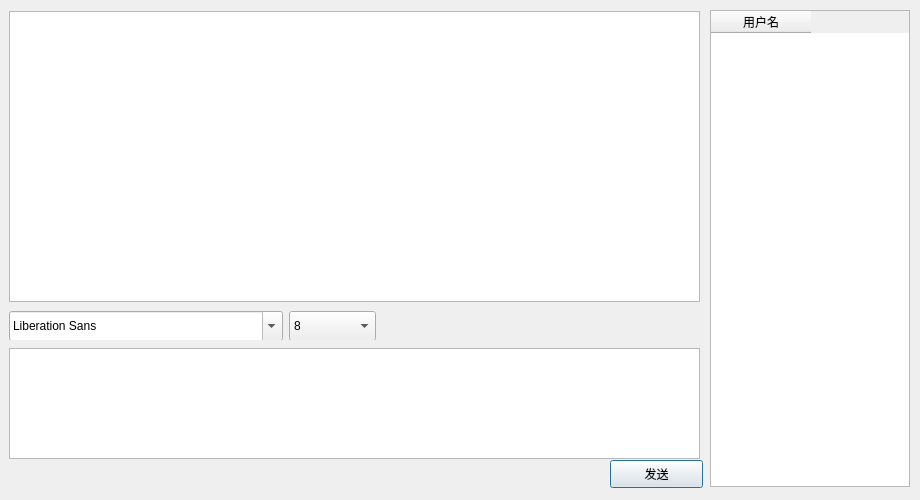
<?xml version="1.0" encoding="UTF-8"?>
<ui version="4.0">
 <class>ChatDialog</class>
 <widget class="QDialog" name="ChatDialog">
  <property name="geometry">
   <rect>
    <x>0</x>
    <y>0</y>
    <width>920</width>
    <height>500</height>
   </rect>
  </property>
  <property name="minimumSize">
   <size>
    <width>920</width>
    <height>500</height>
   </size>
  </property>
  <property name="maximumSize">
   <size>
    <width>920</width>
    <height>500</height>
   </size>
  </property>
  <property name="windowTitle">
   <string>Dialog</string>
  </property>
  <widget class="QPushButton" name="pb_send">
   <property name="geometry">
    <rect>
     <x>610</x>
     <y>460</y>
     <width>93</width>
     <height>28</height>
    </rect>
   </property>
   <property name="minimumSize">
    <size>
     <width>93</width>
     <height>28</height>
    </size>
   </property>
   <property name="maximumSize">
    <size>
     <width>93</width>
     <height>28</height>
    </size>
   </property>
   <property name="styleSheet">
    <string notr="true"/>
   </property>
   <property name="text">
    <string>发送</string>
   </property>
  </widget>
  <widget class="QTableWidget" name="tableWidget">
   <property name="geometry">
    <rect>
     <x>710</x>
     <y>10</y>
     <width>200</width>
     <height>477</height>
    </rect>
   </property>
   <property name="minimumSize">
    <size>
     <width>200</width>
     <height>477</height>
    </size>
   </property>
   <property name="maximumSize">
    <size>
     <width>200</width>
     <height>477</height>
    </size>
   </property>
   <column>
    <property name="text">
     <string>用户名</string>
    </property>
   </column>
  </widget>
  <widget class="QFrame" name="frame_2">
   <property name="geometry">
    <rect>
     <x>0</x>
     <y>0</y>
     <width>713</width>
     <height>471</height>
    </rect>
   </property>
   <property name="frameShape">
    <enum>QFrame::NoFrame</enum>
   </property>
   <layout class="QVBoxLayout" name="verticalLayout">
    <item>
     <widget class="QTextBrowser" name="tb_chat">
      <property name="minimumSize">
       <size>
        <width>691</width>
        <height>291</height>
       </size>
      </property>
      <property name="maximumSize">
       <size>
        <width>691</width>
        <height>291</height>
       </size>
      </property>
      <property name="styleSheet">
       <string notr="true"/>
      </property>
     </widget>
    </item>
    <item>
     <widget class="QWidget" name="widget" native="true">
      <property name="minimumSize">
       <size>
        <width>691</width>
        <height>30</height>
       </size>
      </property>
      <property name="maximumSize">
       <size>
        <width>691</width>
        <height>30</height>
       </size>
      </property>
      <widget class="QWidget" name="layoutWidget">
       <property name="geometry">
        <rect>
         <x>0</x>
         <y>0</y>
         <width>691</width>
         <height>32</height>
        </rect>
       </property>
       <layout class="QHBoxLayout" name="horizontalLayout">
        <item>
         <widget class="QFontComboBox" name="fontCbx">
          <property name="minimumSize">
           <size>
            <width>260</width>
            <height>30</height>
           </size>
          </property>
          <property name="maximumSize">
           <size>
            <width>279</width>
            <height>30</height>
           </size>
          </property>
         </widget>
        </item>
        <item>
         <widget class="QComboBox" name="sizeCbx">
          <property name="minimumSize">
           <size>
            <width>87</width>
            <height>30</height>
           </size>
          </property>
          <property name="maximumSize">
           <size>
            <width>87</width>
            <height>30</height>
           </size>
          </property>
          <item>
           <property name="text">
            <string>8</string>
           </property>
          </item>
          <item>
           <property name="text">
            <string>9</string>
           </property>
          </item>
          <item>
           <property name="text">
            <string>10</string>
           </property>
          </item>
          <item>
           <property name="text">
            <string>11</string>
           </property>
          </item>
          <item>
           <property name="text">
            <string>12</string>
           </property>
          </item>
          <item>
           <property name="text">
            <string>13</string>
           </property>
          </item>
          <item>
           <property name="text">
            <string>14</string>
           </property>
          </item>
          <item>
           <property name="text">
            <string>15</string>
           </property>
          </item>
          <item>
           <property name="text">
            <string>16</string>
           </property>
          </item>
          <item>
           <property name="text">
            <string>17</string>
           </property>
          </item>
          <item>
           <property name="text">
            <string>18</string>
           </property>
          </item>
          <item>
           <property name="text">
            <string>19</string>
           </property>
          </item>
          <item>
           <property name="text">
            <string>20</string>
           </property>
          </item>
          <item>
           <property name="text">
            <string>21</string>
           </property>
          </item>
          <item>
           <property name="text">
            <string>7</string>
           </property>
          </item>
          <item>
           <property name="text">
            <string>6</string>
           </property>
          </item>
          <item>
           <property name="text">
            <string>5</string>
           </property>
          </item>
          <item>
           <property name="text">
            <string>4</string>
           </property>
          </item>
          <item>
           <property name="text">
            <string>3</string>
           </property>
          </item>
          <item>
           <property name="text">
            <string>2</string>
           </property>
          </item>
         </widget>
        </item>
        <item>
         <widget class="QPushButton" name="pb_tool1">
          <property name="minimumSize">
           <size>
            <width>30</width>
            <height>30</height>
           </size>
          </property>
          <property name="maximumSize">
           <size>
            <width>30</width>
            <height>30</height>
           </size>
          </property>
          <property name="styleSheet">
           <string notr="true"/>
          </property>
          <property name="text">
           <string/>
          </property>
          <property name="icon">
           <iconset resource="resource.qrc">
            <normaloff>:/images/bold.png</normaloff>:/images/bold.png</iconset>
          </property>
          <property name="iconSize">
           <size>
            <width>26</width>
            <height>26</height>
           </size>
          </property>
          <property name="checkable">
           <bool>true</bool>
          </property>
          <property name="checked">
           <bool>false</bool>
          </property>
          <property name="flat">
           <bool>true</bool>
          </property>
         </widget>
        </item>
        <item>
         <widget class="QPushButton" name="pb_tool2">
          <property name="minimumSize">
           <size>
            <width>30</width>
            <height>30</height>
           </size>
          </property>
          <property name="maximumSize">
           <size>
            <width>30</width>
            <height>30</height>
           </size>
          </property>
          <property name="styleSheet">
           <string notr="true"/>
          </property>
          <property name="text">
           <string/>
          </property>
          <property name="icon">
           <iconset resource="resource.qrc">
            <normaloff>:/images/under.png</normaloff>:/images/under.png</iconset>
          </property>
          <property name="iconSize">
           <size>
            <width>26</width>
            <height>26</height>
           </size>
          </property>
          <property name="checkable">
           <bool>true</bool>
          </property>
          <property name="checked">
           <bool>false</bool>
          </property>
          <property name="flat">
           <bool>true</bool>
          </property>
         </widget>
        </item>
        <item>
         <widget class="QPushButton" name="pb_tool13">
          <property name="minimumSize">
           <size>
            <width>30</width>
            <height>30</height>
           </size>
          </property>
          <property name="maximumSize">
           <size>
            <width>30</width>
            <height>30</height>
           </size>
          </property>
          <property name="text">
           <string/>
          </property>
          <property name="icon">
           <iconset resource="resource.qrc">
            <normaloff>:/images/textitalic.png</normaloff>:/images/textitalic.png</iconset>
          </property>
          <property name="iconSize">
           <size>
            <width>26</width>
            <height>26</height>
           </size>
          </property>
          <property name="flat">
           <bool>true</bool>
          </property>
         </widget>
        </item>
        <item>
         <widget class="QPushButton" name="pb_tool3">
          <property name="minimumSize">
           <size>
            <width>30</width>
            <height>30</height>
           </size>
          </property>
          <property name="maximumSize">
           <size>
            <width>30</width>
            <height>30</height>
           </size>
          </property>
          <property name="styleSheet">
           <string notr="true"/>
          </property>
          <property name="text">
           <string/>
          </property>
          <property name="icon">
           <iconset resource="resource.qrc">
            <normaloff>:/images/color.png</normaloff>:/images/color.png</iconset>
          </property>
          <property name="iconSize">
           <size>
            <width>30</width>
            <height>30</height>
           </size>
          </property>
          <property name="checkable">
           <bool>false</bool>
          </property>
          <property name="checked">
           <bool>false</bool>
          </property>
          <property name="flat">
           <bool>true</bool>
          </property>
         </widget>
        </item>
        <item>
         <widget class="QPushButton" name="pb_tool4">
          <property name="minimumSize">
           <size>
            <width>30</width>
            <height>30</height>
           </size>
          </property>
          <property name="maximumSize">
           <size>
            <width>30</width>
            <height>30</height>
           </size>
          </property>
          <property name="styleSheet">
           <string notr="true"/>
          </property>
          <property name="text">
           <string/>
          </property>
          <property name="icon">
           <iconset resource="resource.qrc">
            <normaloff>:/images/clear.png</normaloff>:/images/clear.png</iconset>
          </property>
          <property name="iconSize">
           <size>
            <width>26</width>
            <height>26</height>
           </size>
          </property>
          <property name="checkable">
           <bool>false</bool>
          </property>
          <property name="checked">
           <bool>false</bool>
          </property>
          <property name="flat">
           <bool>true</bool>
          </property>
         </widget>
        </item>
        <item>
         <widget class="QPushButton" name="pb_tool10">
          <property name="minimumSize">
           <size>
            <width>30</width>
            <height>30</height>
           </size>
          </property>
          <property name="maximumSize">
           <size>
            <width>30</width>
            <height>30</height>
           </size>
          </property>
          <property name="text">
           <string/>
          </property>
          <property name="icon">
           <iconset resource="resource.qrc">
            <normaloff>:/images/88.png</normaloff>:/images/88.png</iconset>
          </property>
          <property name="iconSize">
           <size>
            <width>26</width>
            <height>26</height>
           </size>
          </property>
          <property name="flat">
           <bool>true</bool>
          </property>
         </widget>
        </item>
        <item>
         <widget class="QPushButton" name="pb_tool14">
          <property name="minimumSize">
           <size>
            <width>30</width>
            <height>30</height>
           </size>
          </property>
          <property name="maximumSize">
           <size>
            <width>30</width>
            <height>30</height>
           </size>
          </property>
          <property name="text">
           <string/>
          </property>
          <property name="icon">
           <iconset resource="resource.qrc">
            <normaloff>:/images/77.png</normaloff>:/images/77.png</iconset>
          </property>
          <property name="iconSize">
           <size>
            <width>30</width>
            <height>30</height>
           </size>
          </property>
          <property name="flat">
           <bool>true</bool>
          </property>
         </widget>
        </item>
        <item>
         <widget class="QPushButton" name="pb_tool5">
          <property name="minimumSize">
           <size>
            <width>30</width>
            <height>30</height>
           </size>
          </property>
          <property name="maximumSize">
           <size>
            <width>30</width>
            <height>30</height>
           </size>
          </property>
          <property name="styleSheet">
           <string notr="true"/>
          </property>
          <property name="text">
           <string/>
          </property>
          <property name="icon">
           <iconset resource="resource.qrc">
            <normaloff>:/images/save.png</normaloff>:/images/save.png</iconset>
          </property>
          <property name="iconSize">
           <size>
            <width>26</width>
            <height>26</height>
           </size>
          </property>
          <property name="checkable">
           <bool>false</bool>
          </property>
          <property name="checked">
           <bool>false</bool>
          </property>
          <property name="flat">
           <bool>true</bool>
          </property>
         </widget>
        </item>
        <item>
         <widget class="QPushButton" name="pb_tool7">
          <property name="minimumSize">
           <size>
            <width>30</width>
            <height>30</height>
           </size>
          </property>
          <property name="maximumSize">
           <size>
            <width>30</width>
            <height>30</height>
           </size>
          </property>
          <property name="styleSheet">
           <string notr="true"/>
          </property>
          <property name="text">
           <string/>
          </property>
          <property name="icon">
           <iconset resource="resource.qrc">
            <normaloff>:/images/share.png</normaloff>:/images/share.png</iconset>
          </property>
          <property name="iconSize">
           <size>
            <width>35</width>
            <height>35</height>
           </size>
          </property>
          <property name="checkable">
           <bool>false</bool>
          </property>
          <property name="checked">
           <bool>false</bool>
          </property>
          <property name="flat">
           <bool>true</bool>
          </property>
         </widget>
        </item>
       </layout>
      </widget>
     </widget>
    </item>
    <item>
     <widget class="QTextEdit" name="te_chat">
      <property name="minimumSize">
       <size>
        <width>691</width>
        <height>111</height>
       </size>
      </property>
      <property name="maximumSize">
       <size>
        <width>691</width>
        <height>111</height>
       </size>
      </property>
     </widget>
    </item>
   </layout>
  </widget>
  <widget class="QWidget" name="layoutWidget">
   <property name="geometry">
    <rect>
     <x>10</x>
     <y>460</y>
     <width>311</width>
     <height>32</height>
    </rect>
   </property>
   <layout class="QHBoxLayout" name="horizontalLayout_2">
    <item>
     <widget class="QPushButton" name="pb_tool8">
      <property name="minimumSize">
       <size>
        <width>30</width>
        <height>30</height>
       </size>
      </property>
      <property name="maximumSize">
       <size>
        <width>30</width>
        <height>30</height>
       </size>
      </property>
      <property name="styleSheet">
       <string notr="true"/>
      </property>
      <property name="text">
       <string/>
      </property>
      <property name="icon">
       <iconset resource="resource.qrc">
        <normaloff>:/images/5.png</normaloff>:/images/5.png</iconset>
      </property>
      <property name="iconSize">
       <size>
        <width>26</width>
        <height>26</height>
       </size>
      </property>
      <property name="checkable">
       <bool>false</bool>
      </property>
      <property name="checked">
       <bool>false</bool>
      </property>
      <property name="flat">
       <bool>true</bool>
      </property>
     </widget>
    </item>
    <item>
     <widget class="QPushButton" name="pb_tool9">
      <property name="minimumSize">
       <size>
        <width>30</width>
        <height>30</height>
       </size>
      </property>
      <property name="maximumSize">
       <size>
        <width>30</width>
        <height>30</height>
       </size>
      </property>
      <property name="styleSheet">
       <string notr="true"/>
      </property>
      <property name="text">
       <string/>
      </property>
      <property name="icon">
       <iconset resource="resource.qrc">
        <normaloff>:/images/editcut.png</normaloff>:/images/editcut.png</iconset>
      </property>
      <property name="iconSize">
       <size>
        <width>26</width>
        <height>26</height>
       </size>
      </property>
      <property name="checkable">
       <bool>false</bool>
      </property>
      <property name="checked">
       <bool>false</bool>
      </property>
      <property name="flat">
       <bool>true</bool>
      </property>
     </widget>
    </item>
    <item>
     <widget class="QPushButton" name="pb_tool16">
      <property name="minimumSize">
       <size>
        <width>30</width>
        <height>30</height>
       </size>
      </property>
      <property name="maximumSize">
       <size>
        <width>30</width>
        <height>30</height>
       </size>
      </property>
      <property name="text">
       <string/>
      </property>
      <property name="icon">
       <iconset resource="resource.qrc">
        <normaloff>:/images/67.png</normaloff>:/images/67.png</iconset>
      </property>
      <property name="iconSize">
       <size>
        <width>30</width>
        <height>30</height>
       </size>
      </property>
      <property name="flat">
       <bool>true</bool>
      </property>
     </widget>
    </item>
    <item>
     <widget class="QPushButton" name="pb_tool11">
      <property name="minimumSize">
       <size>
        <width>30</width>
        <height>30</height>
       </size>
      </property>
      <property name="maximumSize">
       <size>
        <width>30</width>
        <height>30</height>
       </size>
      </property>
      <property name="text">
       <string/>
      </property>
      <property name="icon">
       <iconset resource="resource.qrc">
        <normaloff>:/images/29.png</normaloff>:/images/29.png</iconset>
      </property>
      <property name="iconSize">
       <size>
        <width>26</width>
        <height>26</height>
       </size>
      </property>
      <property name="flat">
       <bool>true</bool>
      </property>
     </widget>
    </item>
    <item>
     <widget class="QPushButton" name="pb_tool12">
      <property name="minimumSize">
       <size>
        <width>30</width>
        <height>0</height>
       </size>
      </property>
      <property name="maximumSize">
       <size>
        <width>30</width>
        <height>30</height>
       </size>
      </property>
      <property name="text">
       <string/>
      </property>
      <property name="icon">
       <iconset resource="resource.qrc">
        <normaloff>:/images/36.png</normaloff>:/images/36.png</iconset>
      </property>
      <property name="iconSize">
       <size>
        <width>26</width>
        <height>26</height>
       </size>
      </property>
      <property name="flat">
       <bool>true</bool>
      </property>
     </widget>
    </item>
    <item>
     <widget class="QPushButton" name="pb_tool17">
      <property name="minimumSize">
       <size>
        <width>30</width>
        <height>30</height>
       </size>
      </property>
      <property name="maximumSize">
       <size>
        <width>30</width>
        <height>30</height>
       </size>
      </property>
      <property name="text">
       <string/>
      </property>
      <property name="icon">
       <iconset resource="resource.qrc">
        <normaloff>:/images/22.png</normaloff>:/images/22.png</iconset>
      </property>
      <property name="iconSize">
       <size>
        <width>26</width>
        <height>26</height>
       </size>
      </property>
      <property name="flat">
       <bool>true</bool>
      </property>
     </widget>
    </item>
    <item>
     <widget class="QPushButton" name="pb_tool15">
      <property name="minimumSize">
       <size>
        <width>30</width>
        <height>30</height>
       </size>
      </property>
      <property name="maximumSize">
       <size>
        <width>30</width>
        <height>30</height>
       </size>
      </property>
      <property name="text">
       <string/>
      </property>
      <property name="icon">
       <iconset resource="resource.qrc">
        <normaloff>:/images/103.png</normaloff>:/images/103.png</iconset>
      </property>
      <property name="iconSize">
       <size>
        <width>30</width>
        <height>30</height>
       </size>
      </property>
      <property name="flat">
       <bool>true</bool>
      </property>
     </widget>
    </item>
    <item>
     <widget class="QPushButton" name="pb_tool6">
      <property name="minimumSize">
       <size>
        <width>30</width>
        <height>30</height>
       </size>
      </property>
      <property name="maximumSize">
       <size>
        <width>30</width>
        <height>30</height>
       </size>
      </property>
      <property name="styleSheet">
       <string notr="true"/>
      </property>
      <property name="text">
       <string/>
      </property>
      <property name="icon">
       <iconset resource="resource.qrc">
        <normaloff>:/images/file.ico</normaloff>:/images/file.ico</iconset>
      </property>
      <property name="iconSize">
       <size>
        <width>26</width>
        <height>26</height>
       </size>
      </property>
      <property name="checkable">
       <bool>false</bool>
      </property>
      <property name="checked">
       <bool>false</bool>
      </property>
      <property name="flat">
       <bool>true</bool>
      </property>
     </widget>
    </item>
   </layout>
  </widget>
 </widget>
 <resources>
  <include location="resource.qrc"/>
 </resources>
 <connections/>
</ui>
